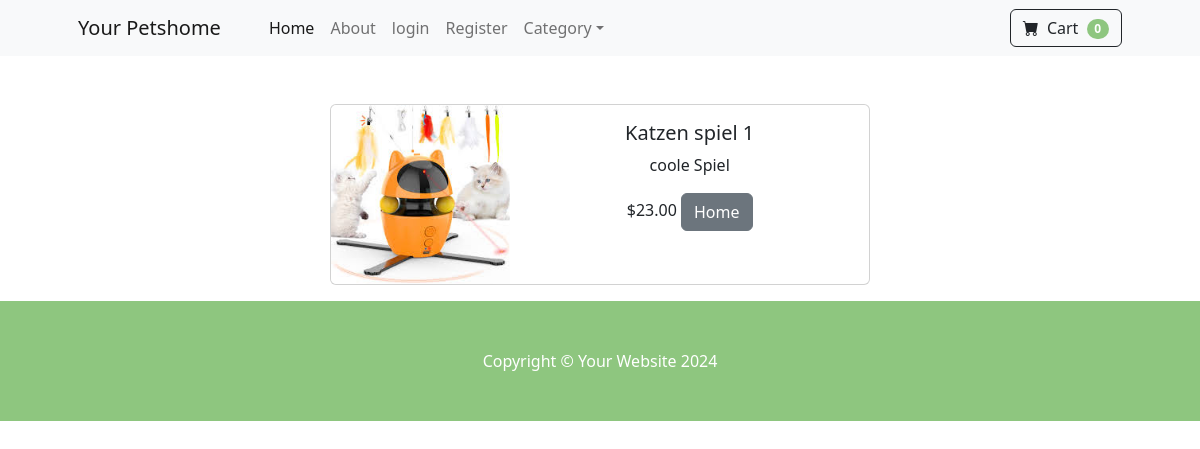
/product/2, run on an earlier commit of the app's database.
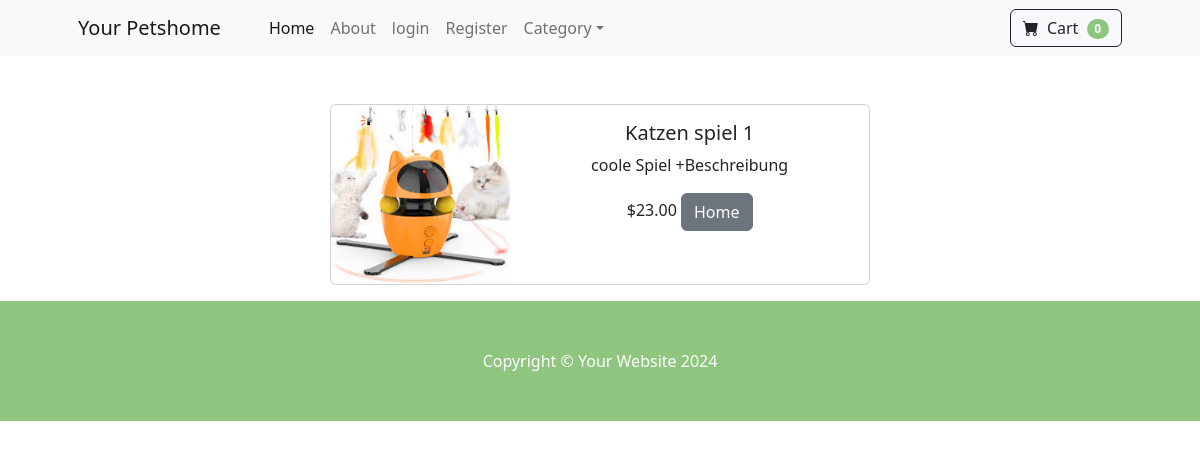
And on a later commit of the database.
### store/models.py (models this page shows)
class Product(models.Model):
    name=models.CharField(max_length=100)
    price=models.DecimalField(default=0, decimal_places=2, max_digits=10)
    category=models.ForeignKey(Category,on_delete=models.CASCADE)
    description=models.CharField(max_length=250,default="",blank=True,null=True)
    image=models.ImageField(upload_to="uploads/product/")
    is_sale=models.BooleanField(default=False)
    sale_number=models.DecimalField(default=0, decimal_places=2, max_digits=10)

### store/views.py (the view)
# urls.py: path("product/<int:pk>",views.product, name="product"),
def product(request,pk):
    product= Product.objects.get(id=pk)
    return render(request,"product.html",{"product":product})

### store/templates/product.html
{% extends "base.html" %}
{% block content %}
<br>
<div class="container">
    <div class="row">
<center>
    <div class="container">
    <div class="col-8">
        <br>
        <div class="card mb-3" style="max-width: 540px;">
            <div class="row g-0">
              <div class="col-md-4">
                <img src="{{ product.image.url }}" class="img-fluid rounded-start" alt="...">
              </div>
              <div class="col-md-8">
                <center>
                <div class="card-body">
                  <h5 class="card-title">{{ product.name }}</h5>
                  <p class="card-text">{{ product.description }}</p>
                  {% if product.is_sale %}
                  <div class="badge bg-dark text-white position-absolute" style="top: 0.5rem; right: 0.5rem"> Sale! </div>
                  <strike>  ${{ product.price }}</strike>
                  <div class="text-center"> ${{ product.sale_number }}</div>
                </div>
            </div>
                  {% else %}
                  ${{ product.price }}
                    {% endif %}
            <a href="{% url 'home' %}" class="btn  btn-secondary"> Home</a>               </div></center>
              </div>
            </div>
          </div>
    </div>
</div></center>
<br>
    </div>
</div>
{% endblock %}

### store/templates/base.html (shortened to what this page needs)
{% load static %}
<!DOCTYPE html>
<html lang="en">
    <head>
        <link href="https://cdn.jsdelivr.net/npm/bootstrap-icons@1.5.0/font/bootstrap-icons.css" rel="stylesheet" />
        <link href="{% static 'css/styles.css' %}" rel="stylesheet" />
    </head>
    <body>
        {% include "navbar.html" %}
        {% block content %}
        {% endblock %}
        <footer class="py-5 bg-dark">
            <div class="container"><p class="m-0 text-center text-white">Copyright &copy; Your Website 2024</p></div>
        </footer>
    </body>
</html>

### store/templates/navbar.html (shortened to what this page needs)
<nav class="navbar navbar-expand-lg navbar-light bg-light">
    <div class="container px-4 px-lg-5">
        <a class="navbar-brand" href="{% url 'home' %}">Your Petshome</a>
        <div class="collapse navbar-collapse" id="navbarSupportedContent">
            <ul class="navbar-nav me-auto mb-2 mb-lg-0 ms-lg-4">
                <li class="nav-item"><a class="nav-link active" aria-current="page" href="{% url 'home' %}">Home</a></li>
                <li class="nav-item"><a class="nav-link" href="{% url 'about' %}">About</a></li>
                {% if user.is_authenticated %}
                <li class="nav-item"><a class="nav-link" href="{% url 'logout' %}">Logout</a></li>
                {% else %}
                <li class="nav-item"><a class="nav-link" href="{% url 'login' %}">login</a></li>
                <li class="nav-item"><a class="nav-link" href="{% url 'register' %}">Register</a></li>
                {% endif %}
                <li class="nav-item dropdown">
                    <a class="nav-link dropdown-toggle" id="navbarDropdown" href="#" role="button" data-bs-toggle="dropdown" aria-expanded="false">Category</a>
                </li>
            </ul>
            <form class="d-flex">
                <a href="{% url 'cart_summary' %}" class="btn btn-outline-dark" type="submit">
                    <i class="bi-cart-fill me-1"></i>
                    Cart
                    <span class="badge bg-dark text-white ms-1 rounded-pill">0</span>
                </a>
            </form>
        </div>
    </div>
</nav>

What changed in the data, as far as the page shows it:
changed Product "Katzen spiel 1": description "coole Spiel" → "coole Spiel +Beschreibung"
